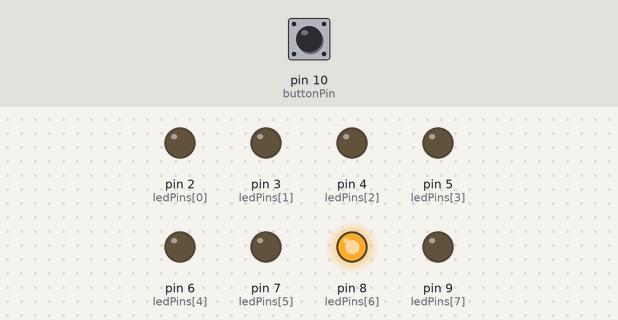
A sketch run on a simulated Arduino Uno, built with avr-gcc and run on an emulated ATmega328P. Parts: output pins drawn as LEDs (lit = HIGH). Dashed ring = blinking. Inputs (shaded band) come from the test bench; at power-on: pin 10 (buttonPin) HIGH.

Above: at 0.97 s.
1.3 s: pin 10 (buttonPin) pulled LOW for 3.2 s
At 5.75 s:
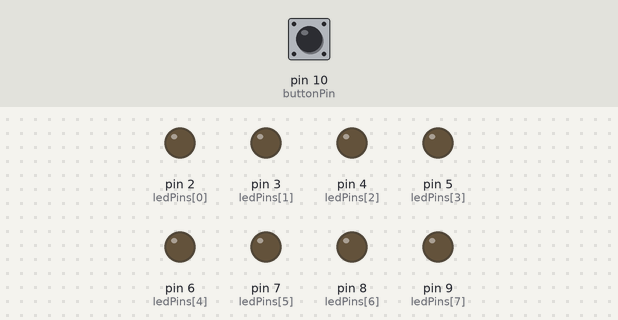
6.4 s: pin 10 (buttonPin) pulled LOW for 0.15 s
At 6.42 s:
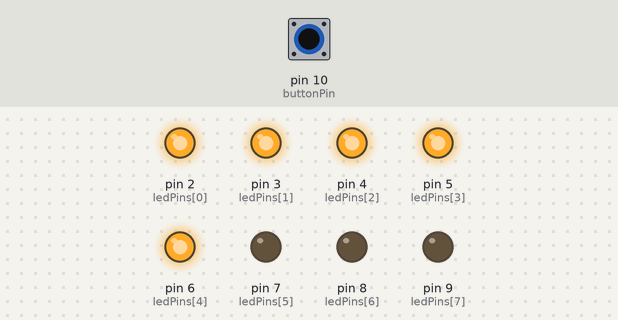
At 7.8 s:
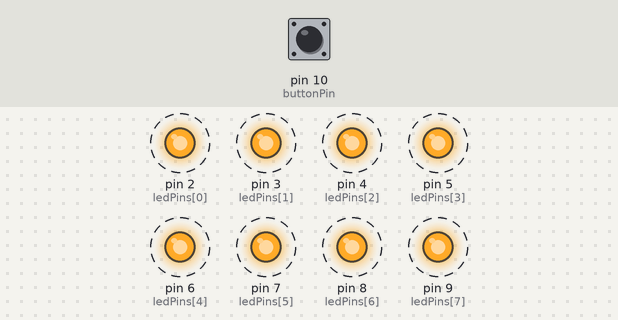
9.4 s: pin 10 (buttonPin) pulled LOW for 1 s
Timing chart, 0 to 19.4 s (numbered marks = the images above; inputs shaded):
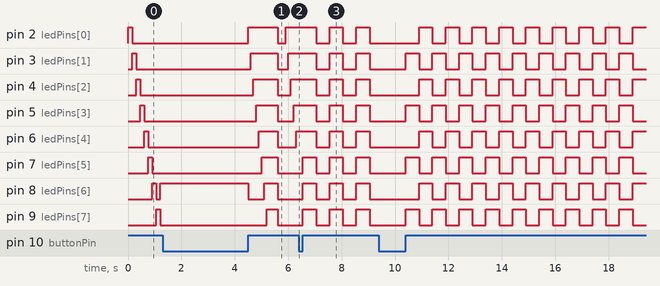

The sketch:

changingLights.ino
```cpp
// --- Pin Setup ---
const int ledPins[8] = {2,3,4,5,6,7,8,9};
const int buttonPin = 10;

unsigned char mode = 0;
#define TOTAL_MODES 4  // Now 4 modes after removing binary counter (modes 0..3)

// ------------------------
// Delay functions
// ------------------------
void delay_short() {
  delay(150);   // Slower for Knight Rider
}

void delay_blink() {
  delay(500);   // Christmas-style blinking
}

void delay_chase() {
  delay(100);   // Chase light speed
}

// ------------------------
// Button check
// ------------------------
bool check_button() {
  if (digitalRead(buttonPin) == LOW) {
    delay(30); // debounce
    if (digitalRead(buttonPin) == LOW) {

      mode++;
      if (mode >= TOTAL_MODES) mode = 0;

      // Wait for release
      while (digitalRead(buttonPin) == LOW);
      return true;
    }
  }
  return false;
}

// ------------------------
// Write to "P1" replacement
// ------------------------
void writePort(unsigned char value) {
  for (int i = 0; i < 8; i++) {
    int bitVal = (value >> i) & 0x01;
    digitalWrite(ledPins[i], bitVal);
  }
}

// ------------------------
// Arduino Setup
// ------------------------
void setup() {
  for (int i = 0; i < 8; i++) {
    pinMode(ledPins[i], OUTPUT);
  }
  pinMode(buttonPin, INPUT_PULLUP); // Active LOW like AT89S52
}

// ------------------------
// MAIN LOOP
// ------------------------
void loop() {
  switch (mode)
  {
    // --- MODE 0: Knight Rider ---
    case 0:
      for (int i = 0; i < 8; i++) {
        writePort(1 << i);
        delay_short();
        if (check_button()) return;
      }
      for (int i = 6; i >= 1; i--) {
        writePort(1 << i);
        delay_short();
        if (check_button()) return;
      }
      break;

    // --- MODE 1: Chase Light (accumulating) ---
    case 1:
      {
        unsigned char pattern = 0;
        for (int i = 0; i < 8; i++) {
          pattern |= (1 << i);  // Add each LED, keeping previous ones on
          writePort(pattern);
          delay_chase();
          if (check_button()) return;
        }
        delay(300);  // Pause when all are on
        writePort(0x00);  // Clear all
        delay(300);
      }
      break;

    // --- MODE 2: Blink All LEDs ---
    case 2:
      writePort(0xFF); // All ON
      delay_blink();
      if (check_button()) return;

      writePort(0x00); // All OFF
      delay_blink();
      if (check_button()) return;
      break;

    // (Mode 3 removed)

    // --- MODE 3: Odd-Even Lights ---
    case 3:
      // All odd pins (1,3,5,7) ON
      writePort(0xAA); // Binary: 10101010
      delay_blink();
      if (check_button()) return;

      // All even pins (0,2,4,6) ON
      writePort(0x55); // Binary: 01010101
      delay_blink();
      if (check_button()) return;
      break;
  }
}
```

Measured:
- after the input at 6.4 s, pin 2 (ledPins[0]), pin 3 (ledPins[1]), pin 4 (ledPins[2]), pin 5 (ledPins[3]), pin 6 (ledPins[4]): alternates HIGH for 0.50 s and LOW for 0.50 s, starting after 0.65 s; pin 7 (ledPins[5]), pin 8 (ledPins[6]), pin 9 (ledPins[7]): alternates HIGH for 0.50 s and LOW for 0.50 s, starting after 0.15 s
